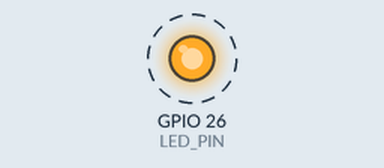
Recording of a sketch running on a simulated ESP32. On the bench: output pins drawn as LEDs (lit = HIGH). Dashed ring = blinking.

Above: at 0.2 s.
Timing chart, 0 to 3.0 s (numbered marks = the images above):
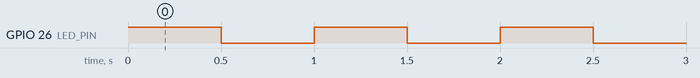

The sketch:

blink.ino
```cpp
#define LED_PIN 26  // A LED-et a GPIO26-ra kötöttük

void setup() {
  pinMode(LED_PIN, OUTPUT); // LED kimenetként beállítása
}

void loop() {
  digitalWrite(LED_PIN, HIGH); // LED bekapcsol
  delay(500);                  // 500 ms várakozás
  digitalWrite(LED_PIN, LOW);  // LED kikapcsol
  delay(500);                  // 500 ms várakozás
}
```

Measured:
- by itself, GPIO 26 (LED_PIN): alternates HIGH for 0.50 s and LOW for 0.50 s
